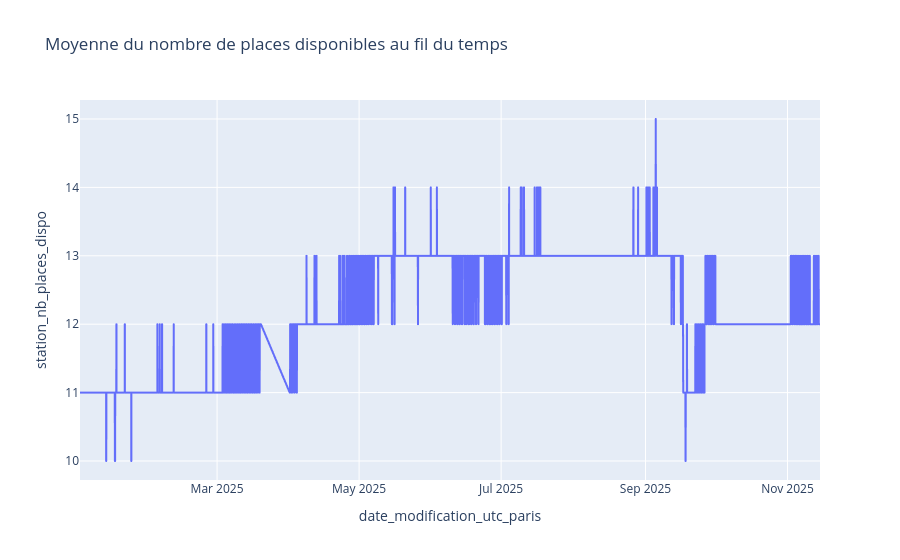

Source (notebook cell):
### Code cell
import plotly.express as px
from datetime import date

df = df.sort_values("date_modification_utc_paris")
df = df[df["Date_Scrapping"] >= pd.Timestamp("2025-01-01")]
to_plot = (
    df.groupby(df["date_modification_utc_paris"].dt.floor("h"))[
        "station_nb_places_dispo"
    ]
    .mean()
    .round()
)
px.line(
    to_plot,
    x=to_plot.index,
    y="station_nb_places_dispo",
    title="Moyenne du nombre de places disponibles au fil du temps",
)
# date_ref = pd.Timestamp("2025-11-14", tz="Europe/Paris")
# df_angellier = df[df["station_nom"] == "ANGELLIER"]
# df_angellier = df_angellier[df_angellier["date_modification_utc_paris"] >= date_ref]
# df_angellier = df_angellier.sort_values("date_modification_utc_paris")
# px.line(df_angellier, x=df_angellier.date_modification_utc_paris, y="station_nb_places_dispo", title="Moyenne du nombre de places disponibles au fil du temps")

### Figure 1 — Plotly figure (JSON) as saved in the notebook; plotly's stock layout.template omitted (floating-point values rounded to 4 significant figures; data arrays with more than 128 entries replaced by an {"elided": "..."} marker saying what was removed)
{"data": [{"hovertemplate": "date_modification_utc_paris=%{x}<br>station_nb_places_dispo=%{y}<extra></extra>", "legendgroup": "", "line": {"color": "#636efa", "dash": "solid"}, "marker": {"symbol": "circle"}, "mode": "lines", "name": "", "showlegend": false, "type": "scattergl", "x": {"elided": "6118 str values"}, "xaxis": "x", "y": {"elided": "6118 float values"}, "yaxis": "y"}], "layout": {"legend": {"tracegroupgap": 0}, "title": {"text": "Moyenne du nombre de places disponibles au fil du temps"}, "xaxis": {"anchor": "y", "domain": [0, 1], "title": {"text": "date_modification_utc_paris"}}, "yaxis": {"anchor": "x", "domain": [0, 1], "title": {"text": "station_nb_places_dispo"}}}}
